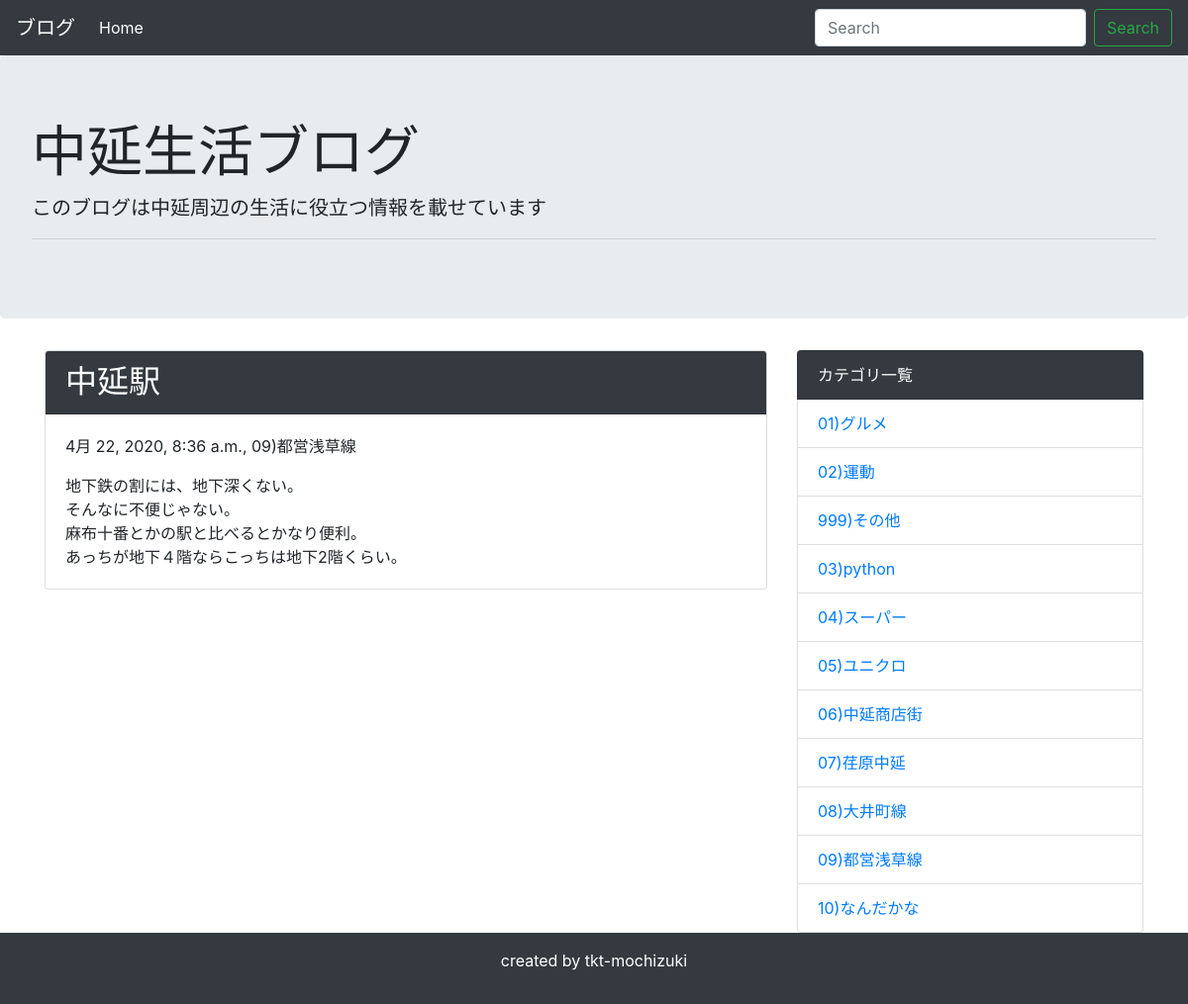
/detail/16/, run on the app's committed database.
### blog/models.py (models this page shows, shortened)
class Post(models.Model):
    title = models.CharField('タイトル', max_length=100)
    text = models.TextField('本文')
    created_at = models.DateTimeField('作成日',default=timezone.now)
    category = models.ForeignKey(
        Category, verbose_name = 'カテゴリ', on_delete = models.PROTECT
    )

class Category(models.Model):
    name = models.CharField('カテゴリー名', max_length=200)
    created_at = models.DateTimeField('作成日',default=timezone.now)
    def __str__(self):
        return self.name

### blog/views.py (the view)
# urls.py: path('detail/<int:pk>/', views.DetailView.as_view(), name='detail'),
class DetailView(generic.DetailView):
    template_name = 'blog/post_detail.html'
    model = Post

### blog/context_processors.py (called while the page is built)
def common(request):
    context = {
        'category_list':Category.objects.all(),
    }
    return context

### blog/templates/blog/post_detail.html (shortened to what this page needs)
{% extends 'blog/base.html' %}
{% block content %}
<div class="card mb-3">
    <h2 class="card-header bg-dark text-white">{{ post.title }}</h2>
    <div class="card-body">
      <p>{{ post.created_at }}, {{ post.category }}</p>
      {{ post.text | linebreaksbr | urlize }}
    </div>
</div>
{% endblock %}

### blog/templates/blog/base.html (shortened to what this page needs)
<!doctype html>
<html lang="ja">
  <head>
    <link rel="stylesheet" href="https://stackpath.bootstrapcdn.com/bootstrap/4.4.1/css/bootstrap.min.css">
  </head>
  <body>
    <nav class="navbar navbar-expand-lg navbar-dark bg-dark">
      <a class="navbar-brand" href="#">ブログ</a>
      <div class="collapse navbar-collapse" id="navbarSupportedContent">
        <ul class="navbar-nav mr-auto">
          <li class="nav-item active">
            <a class="nav-link" href="{% url 'blog:index' %}">Home</a>
          </li>
        </ul>
        <form class="form-inline my-2 my-lg-0" method="GET" action="{% url 'blog:index' %}">
          <input class="form-control mr-sm-2" type="text" placeholder="Search" aria-label="Search" name="keyword">
          <button class="btn btn-outline-success my-2 my-sm-0" type="submit">Search</button>
        </form>
      </div>
    </nav>
    <div class="jumbotron">
      <h1 class="display-4">中延生活ブログ</h1>
      <p class="lead">このブログは中延周辺の生活に役立つ情報を載せています</p>
      <hr class="my-2">
    </div>
    <div class="container">
      <div class="row">
          <div class="col-md-8">
              {% block content %}
              {% endblock %}
          </div>
          <div class="col-md-4">
              <ul class="list-group">
                  <li class="list-group-item bg-dark text-white">カテゴリ一覧</li>
                  {% for category in category_list %}
                  <li class="list-group-item"><a href="{% url 'blog:category' category.pk %}">{{ category }}</a></li>
                  {% endfor %}
              </ul>
          </div>
      </div>
    </div>
    <footer class="bg-dark text-white text-center py-3">
        <p>created by tkt-mochizuki</p>
    </footer>
  </body>
</html>

### data on the page
Post: title "中延駅", created_at "4月 22, 2020, 8:36 a.m.", category "09)都営浅草線", text "地下鉄の割には、地下深くない。 そんなに不便じゃない。 麻布十番とかの駅と比べるとかなり便利。 あっちが地下４階ならこっちは地下2階くらい。"
Category: name "01)グルメ"
Category: name "02)運動"
Category: name "999)その他"
Category: name "03)python"
Category: name "04)スーパー"
Category: name "05)ユニクロ"
Category: name "06)中延商店街"
Category: name "07)荏原中延"
Category: name "08)大井町線"
Category: name "09)都営浅草線"
Category: name "10)なんだかな"
